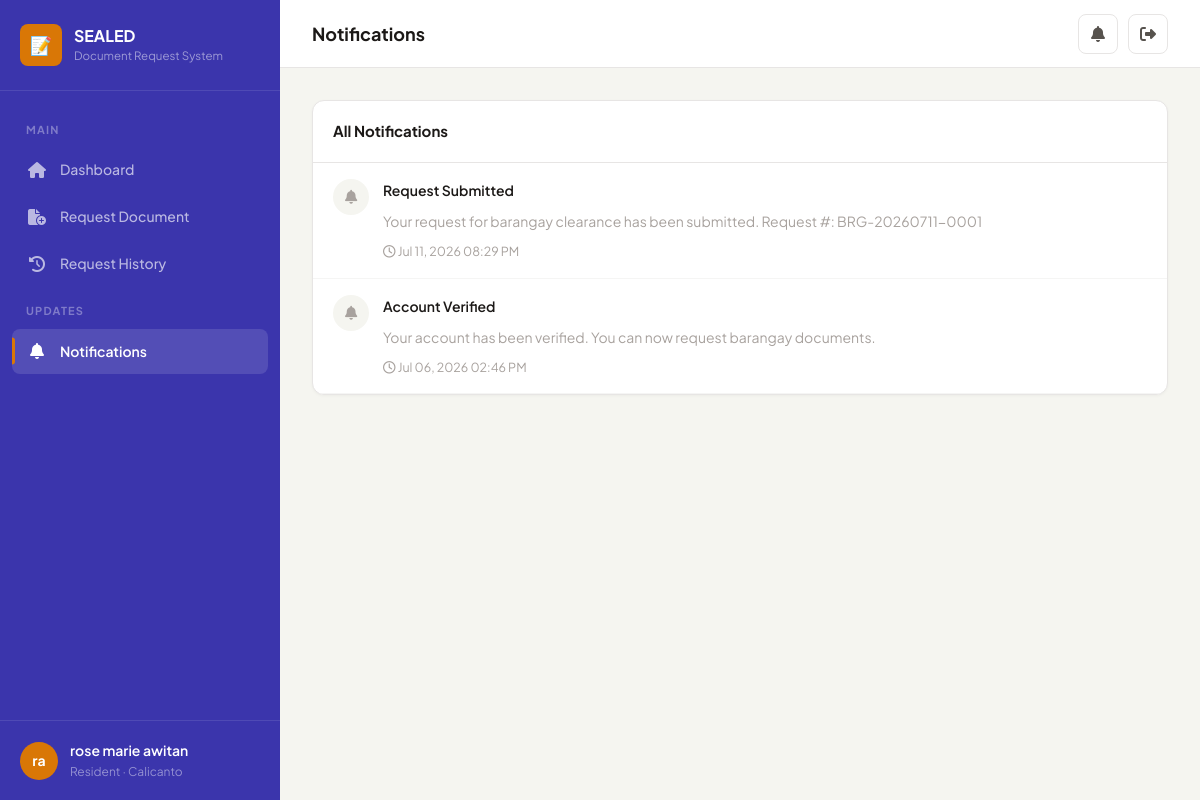
Page /resident/notifications/ (signed in) on the earlier database version.
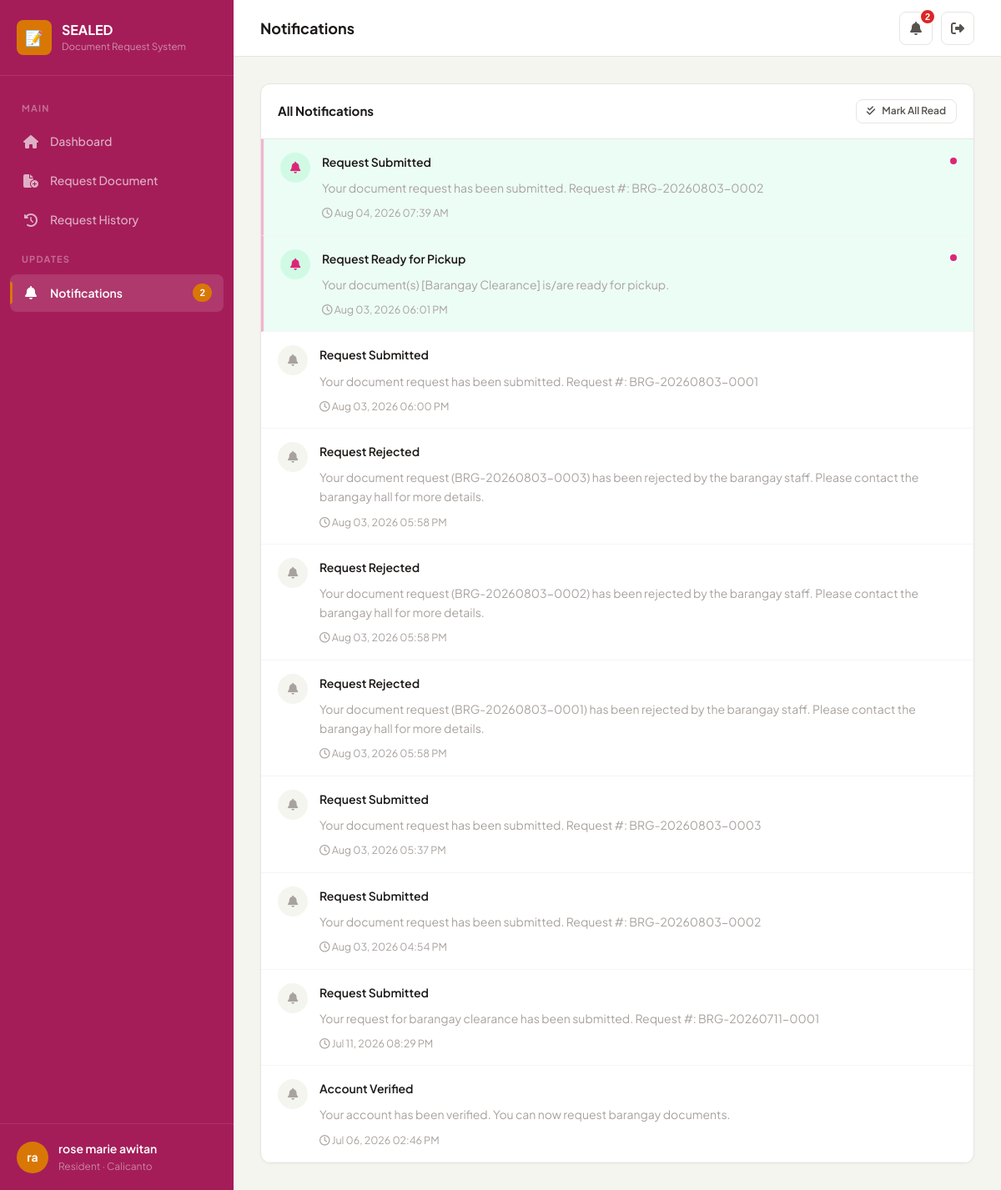
Same page on the later database version.
### brgy/models.py (models this page shows, shortened)
class Notification(models.Model):
    id = models.UUIDField(primary_key=True, default=uuid.uuid4, editable=False)
    user = models.ForeignKey(CustomUser, on_delete=models.CASCADE, related_name='notifications')
    title = models.CharField(max_length=200)
    message = models.TextField()
    link = models.CharField(max_length=500, blank=True)
    is_read = models.BooleanField(default=False)
    created_at = models.DateTimeField(auto_now_add=True)
    class Meta:
        ordering = ['-created_at']

### brgy/views.py (the view)
# urls.py: path('resident/notifications/', views.notifications_view, name='notifications'),
@login_required
@role_required('resident')
def notifications_view(request):
    notifications = Notification.objects.filter(user=request.user).order_by('-created_at')
    paginator = Paginator(notifications, 15)
    page_number = request.GET.get('page', 1)
    page_obj = paginator.get_page(page_number)
    return render(request, 'brgy/resident/notifications.html', {'page_obj': page_obj})

### brgy/context_processors.py (called while the page is built)
def brgy_context(request):
    context = {}
    if request.user.is_authenticated:
        unread_count = Notification.objects.filter(user=request.user, is_read=False).count()
        recent_notifications = Notification.objects.filter(user=request.user)[:5]
        context['unread_notification_count'] = unread_count
        context['recent_notifications'] = recent_notifications
    return context

### brgy/models.py (called while the page is built)
    @property
    def display_name(self):
        return self.get_full_name() or self.username

### brgy/views.py (called while the page is built)
def role_required(*roles):
    def decorator(view_func):
        @wraps(view_func)
        def wrapper(request, *args, **kwargs):
            if not request.user.is_authenticated:
                return redirect('login')
            if request.user.role not in roles:
                messages.error(request, 'You do not have permission to access that page.')
                return redirect('dashboard')
            return view_func(request, *args, **kwargs)
        return wrapper
    return decorator

### brgy/templates/brgy/resident/notifications.html (shortened to what this page needs)
{% extends 'brgy/base.html' %}
{% block nav_res_notifications %}active{% endblock %}
{% block page_title %}Notifications{% endblock %}
{% block content %}
<div class="card">
    <div class="card-header">
        <h3>All Notifications</h3>
        {% if unread_notification_count > 0 %}
        <a href="{% url 'mark_all_notifications_read' %}" class="btn btn-ghost btn-sm">
            <i class="fa-solid fa-check-double"></i> Mark All Read
        </a>
        {% endif %}
    </div>
    <div class="card-body-flush">
        {% if page_obj %}
        {% for notif in page_obj %}
        <a href="{% url 'mark_notification_read' notif.pk %}" style="display:block;text-decoration:none;color:inherit;">
            <div style="padding:16px 20px;border-bottom:1px solid var(--border-light);display:flex;gap:14px;align-items:flex-start;transition:background 0.2s;{% if not notif.is_read %}background:var(--primary-50);border-left:3px solid var(--primary-light);{% endif %}" onmouseover="this.style.background='var(--bg)'" onmouseout="this.style.background='{% if not notif.is_read %}var(--primary-50){% else %}transparent{% endif %}'">
                <div style="width:36px;height:36px;border-radius:50%;background:{% if notif.is_read %}var(--bg){% else %}var(--primary-100){% endif %};display:flex;align-items:center;justify-content:center;flex-shrink:0;">
                    <i class="fa-solid fa-bell" style="font-size:14px;color:{% if notif.is_read %}var(--text-muted){% else %}var(--primary){% endif %}"></i>
                </div>
                <div style="flex:1;min-width:0;">
                    <div class="fw-600 text-sm">{{ notif.title }}</div>
                    <div class="text-sm text-muted mt-2">{{ notif.message }}</div>
                    <div class="text-xs text-muted mt-2"><i class="fa-regular fa-clock"></i> {{ notif.created_at|date:"M d, Y h:i A" }}</div>
                </div>
                {% if not notif.is_read %}
                <div style="width:8px;height:8px;border-radius:50%;background:var(--primary);flex-shrink:0;margin-top:6px;"></div>
                {% endif %}
            </div>
        </a>
        {% endfor %}
        {% else %}
        <div class="empty-state">
            <i class="fa-solid fa-bell-slash"></i>
            <h4>No Notifications</h4>
            <p>You're all caught up. No notifications to show.</p>
        </div>
        {% endif %}
    </div>
</div>
{% endblock %}

### brgy/templates/brgy/base.html (shortened to what this page needs)
{% load static %}
<!DOCTYPE html>
<html lang="en">
<head>
    <link rel="stylesheet" href="https://cdnjs.cloudflare.com/ajax/libs/font-awesome/6.5.1/css/all.min.css">
    <link rel="stylesheet" href="{% static 'css/style.css' %}">
</head>
<body>
    <div class="app-layout">
        <aside class="sidebar" id="sidebar">
            <div class="sidebar-header">
                <div class="sidebar-logo">
                    <div class="sidebar-logo-icon">📝</div>
                    <div class="sidebar-logo-text">
                        SEALED
                        <small>Document Request System</small>
                    </div>
                </div>
            </div>
            <nav class="sidebar-nav">
                {% if user.role == 'resident' %}
                <div class="sidebar-section-label">Main</div>
                <a href="{% url 'resident_dashboard' %}" class="sidebar-item {% block nav_res_dashboard %}{% endblock %}">
                    <i class="fa-solid fa-house"></i> Dashboard
                </a>
                <a href="{% url 'request_document' %}" class="sidebar-item {% block nav_res_request %}{% endblock %}">
                    <i class="fa-solid fa-file-circle-plus"></i> Request Document
                </a>
                <a href="{% url 'request_history' %}" class="sidebar-item {% block nav_res_history %}{% endblock %}">
                    <i class="fa-solid fa-clock-rotate-left"></i> Request History
                </a>
                <div class="sidebar-section-label">Updates</div>
                <a href="{% url 'notifications' %}" class="sidebar-item {% block nav_res_notifications %}{% endblock %}">
                    <i class="fa-solid fa-bell"></i> Notifications
                    {% if unread_notification_count > 0 %}
                    <span class="badge-sidebar">{{ unread_notification_count }}</span>
                    {% endif %}
                </a>
                {% endif %}
            </nav>
            <div class="sidebar-footer">
                <a href="{% url 'profile' %}" class="sidebar-user">
                    <div class="sidebar-avatar">{{ user.first_name.0 }}{{ user.last_name.0 }}</div>
                    <div class="sidebar-user-info">
                        <div class="sidebar-user-name">{{ user.display_name }}</div>
                        <div class="sidebar-user-role">{{ user.get_role_display }}{% if user.barangay %} &middot; {{ user.barangay.name }}{% endif %}</div>
                    </div>
                </a>
            </div>
        </aside>
        <main class="main-content">
            <header class="topbar">
                <div class="topbar-left">
                    <h1 class="topbar-title">{% block page_title %}Dashboard{% endblock %}</h1>
                </div>
                <div class="topbar-right">
                    <div style="position:relative">
                        <button class="topbar-btn" id="notifBtn" aria-label="Notifications">
                            <i class="fa-solid fa-bell"></i>
                            {% if unread_notification_count > 0 %}
                            <span class="topbar-badge">{{ unread_notification_count }}</span>
                            {% endif %}
                        </button>
                    </div>
                    <a href="{% url 'logout' %}" class="topbar-btn" title="Logout" data-confirm="Are you sure you want to logout?">
                        <i class="fa-solid fa-right-from-bracket"></i>
                    </a>
                </div>
            </header>
            <div class="page-content">
                {% block content %}{% endblock %}
            </div>
        </main>
    </div>
</body>
</html>

Differences in the rows shown:
added Notification: is_read False (drawn), title "Request Submitted", message "Your document request has been submitted. Request #: BRG-20260803-0002", created_at "Aug 04, 2026 07:39 AM"
added Notification: is_read False (drawn), title "Request Ready for Pickup", message "Your document(s) [Barangay Clearance] is/are ready for pickup.", created_at "Aug 03, 2026 06:01 PM"
added Notification: is_read True (drawn), title "Request Submitted", message "Your document request has been submitted. Request #: BRG-20260803-0001", created_at "Aug 03, 2026 06:00 PM"
added Notification: is_read True (drawn), title "Request Rejected", message "Your document request (BRG-20260803-0003) has been rejected by the barangay staff. Please contact the barangay hall for more details.", created_at "Aug 03, 2026 05:58 PM"
added Notification: is_read True (drawn), title "Request Rejected", message "Your document request (BRG-20260803-0002) has been rejected by the barangay staff. Please contact the barangay hall for more details.", created_at "Aug 03, 2026 05:58 PM"
added Notification: is_read True (drawn), title "Request Rejected", message "Your document request (BRG-20260803-0001) has been rejected by the barangay staff. Please contact the barangay hall for more details.", created_at "Aug 03, 2026 05:58 PM"
added Notification: is_read True (drawn), title "Request Submitted", message "Your document request has been submitted. Request #: BRG-20260803-0003", created_at "Aug 03, 2026 05:37 PM"
added Notification: is_read True (drawn), title "Request Submitted", message "Your document request has been submitted. Request #: BRG-20260803-0002", created_at "Aug 03, 2026 04:54 PM"
Other differences:
{{ unread_notification_count }}: (not shown) → "2"
text now shown: "Mark All Read"
